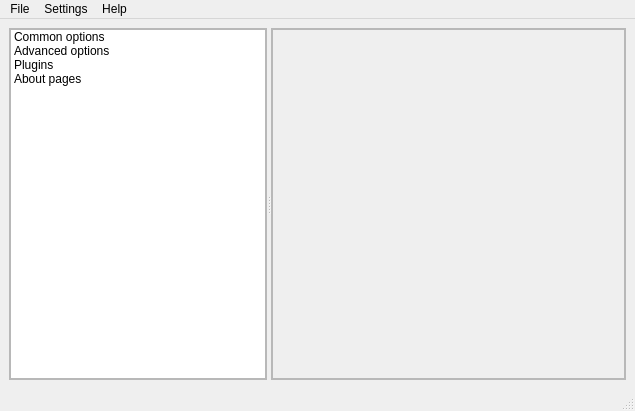
<?xml version="1.0" encoding="UTF-8"?>
<ui version="4.0">
 <class>NGQConfigurator</class>
 <widget class="QMainWindow" name="NGQConfigurator">
  <property name="geometry">
   <rect>
    <x>0</x>
    <y>0</y>
    <width>635</width>
    <height>411</height>
   </rect>
  </property>
  <property name="windowTitle">
   <string>NGQ Confugurator</string>
  </property>
  <widget class="QWidget" name="centralwidget">
   <layout class="QVBoxLayout" name="verticalLayout_3">
    <item>
     <widget class="QSplitter" name="splitter">
      <property name="maximumSize">
       <size>
        <width>16777215</width>
        <height>16777215</height>
       </size>
      </property>
      <property name="orientation">
       <enum>Qt::Horizontal</enum>
      </property>
      <widget class="QFrame" name="menu">
       <property name="sizePolicy">
        <sizepolicy hsizetype="Expanding" vsizetype="Preferred">
         <horstretch>0</horstretch>
         <verstretch>0</verstretch>
        </sizepolicy>
       </property>
       <property name="frameShape">
        <enum>QFrame::StyledPanel</enum>
       </property>
       <property name="frameShadow">
        <enum>QFrame::Raised</enum>
       </property>
       <layout class="QVBoxLayout" name="verticalLayout_2">
        <property name="spacing">
         <number>0</number>
        </property>
        <property name="margin">
         <number>0</number>
        </property>
        <item>
         <widget class="QListWidget" name="listWidget">
          <property name="enabled">
           <bool>true</bool>
          </property>
          <property name="sizePolicy">
           <sizepolicy hsizetype="Expanding" vsizetype="Expanding">
            <horstretch>0</horstretch>
            <verstretch>0</verstretch>
           </sizepolicy>
          </property>
          <property name="minimumSize">
           <size>
            <width>58</width>
            <height>0</height>
           </size>
          </property>
          <property name="maximumSize">
           <size>
            <width>16777214</width>
            <height>16777214</height>
           </size>
          </property>
          <property name="resizeMode">
           <enum>QListView::Adjust</enum>
          </property>
          <property name="wordWrap">
           <bool>false</bool>
          </property>
          <property name="currentRow">
           <number>-1</number>
          </property>
          <item>
           <property name="text">
            <string>Common options</string>
           </property>
          </item>
          <item>
           <property name="text">
            <string>Advanced options</string>
           </property>
          </item>
          <item>
           <property name="text">
            <string>Plugins</string>
           </property>
          </item>
          <item>
           <property name="text">
            <string>About pages</string>
           </property>
          </item>
         </widget>
        </item>
       </layout>
      </widget>
      <widget class="QFrame" name="content">
       <property name="sizePolicy">
        <sizepolicy hsizetype="Expanding" vsizetype="Preferred">
         <horstretch>1</horstretch>
         <verstretch>0</verstretch>
        </sizepolicy>
       </property>
       <property name="frameShape">
        <enum>QFrame::StyledPanel</enum>
       </property>
       <property name="frameShadow">
        <enum>QFrame::Raised</enum>
       </property>
       <layout class="QVBoxLayout" name="verticalLayout">
        <property name="spacing">
         <number>0</number>
        </property>
        <property name="margin">
         <number>0</number>
        </property>
        <item>
         <widget class="QStackedWidget" name="stackedWidget">
          <property name="sizePolicy">
           <sizepolicy hsizetype="Expanding" vsizetype="Expanding">
            <horstretch>0</horstretch>
            <verstretch>0</verstretch>
           </sizepolicy>
          </property>
          <property name="currentIndex">
           <number>0</number>
          </property>
          <widget class="QWidget" name="common_options">
           <layout class="QVBoxLayout" name="l1">
            <property name="margin">
             <number>0</number>
            </property>
            <item>
             <widget class="QScrollArea" name="scrollArea">
              <property name="widgetResizable">
               <bool>true</bool>
              </property>
              <widget class="QWidget" name="scrollAreaWidgetContents">
               <property name="geometry">
                <rect>
                 <x>0</x>
                 <y>0</y>
                 <width>350</width>
                 <height>348</height>
                </rect>
               </property>
               <layout class="QVBoxLayout" name="common_options_container"/>
              </widget>
             </widget>
            </item>
           </layout>
          </widget>
          <widget class="QWidget" name="advanced_options">
           <layout class="QVBoxLayout" name="l2">
            <property name="margin">
             <number>0</number>
            </property>
            <item>
             <widget class="QScrollArea" name="scrollArea_2">
              <property name="widgetResizable">
               <bool>true</bool>
              </property>
              <widget class="QWidget" name="scrollAreaWidgetContents_2">
               <property name="geometry">
                <rect>
                 <x>0</x>
                 <y>0</y>
                 <width>98</width>
                 <height>28</height>
                </rect>
               </property>
               <layout class="QVBoxLayout" name="advanced_options_container"/>
              </widget>
             </widget>
            </item>
           </layout>
          </widget>
          <widget class="QWidget" name="plugins_option">
           <layout class="QVBoxLayout" name="plugins_option_container">
            <property name="spacing">
             <number>6</number>
            </property>
            <property name="margin">
             <number>0</number>
            </property>
           </layout>
          </widget>
          <widget class="QWidget" name="about_pages">
           <layout class="QVBoxLayout" name="about_pages_container">
            <property name="margin">
             <number>0</number>
            </property>
           </layout>
          </widget>
         </widget>
        </item>
       </layout>
      </widget>
     </widget>
    </item>
   </layout>
  </widget>
  <widget class="QMenuBar" name="menubar">
   <property name="geometry">
    <rect>
     <x>0</x>
     <y>0</y>
     <width>635</width>
     <height>21</height>
    </rect>
   </property>
   <widget class="QMenu" name="menuActions">
    <property name="title">
     <string>File</string>
    </property>
    <addaction name="actionNew"/>
    <addaction name="separator"/>
    <addaction name="actionOpen"/>
    <addaction name="actionSave"/>
    <addaction name="actionSaveAs"/>
    <addaction name="separator"/>
    <addaction name="actionImport"/>
    <addaction name="actionExport"/>
   </widget>
   <widget class="QMenu" name="menuSettinfs">
    <property name="title">
     <string>Settings</string>
    </property>
    <addaction name="actionQGIS_repositories"/>
   </widget>
   <widget class="QMenu" name="menuHelp">
    <property name="title">
     <string>Help</string>
    </property>
   </widget>
   <addaction name="menuActions"/>
   <addaction name="menuSettinfs"/>
   <addaction name="menuHelp"/>
  </widget>
  <widget class="QStatusBar" name="statusbar"/>
  <action name="actionOpen">
   <property name="text">
    <string>Open</string>
   </property>
  </action>
  <action name="actionSaveAs">
   <property name="text">
    <string>Save as ...</string>
   </property>
  </action>
  <action name="actionImport">
   <property name="enabled">
    <bool>false</bool>
   </property>
   <property name="text">
    <string>Import</string>
   </property>
  </action>
  <action name="actionExport">
   <property name="text">
    <string>Export</string>
   </property>
  </action>
  <action name="actionQGIS_repositories">
   <property name="text">
    <string>QGIS repositories</string>
   </property>
  </action>
  <action name="actionNew">
   <property name="text">
    <string>New</string>
   </property>
  </action>
  <action name="actionWhat_s_this">
   <property name="checkable">
    <bool>true</bool>
   </property>
   <property name="text">
    <string>What's this</string>
   </property>
   <property name="shortcut">
    <string>Shift+F1</string>
   </property>
  </action>
  <action name="actionSave">
   <property name="text">
    <string>Save</string>
   </property>
  </action>
 </widget>
 <resources/>
 <connections>
  <connection>
   <sender>listWidget</sender>
   <signal>currentRowChanged(int)</signal>
   <receiver>stackedWidget</receiver>
   <slot>setCurrentIndex(int)</slot>
   <hints>
    <hint type="sourcelabel">
     <x>137</x>
     <y>338</y>
    </hint>
    <hint type="destinationlabel">
     <x>407</x>
     <y>338</y>
    </hint>
   </hints>
  </connection>
 </connections>
</ui>
